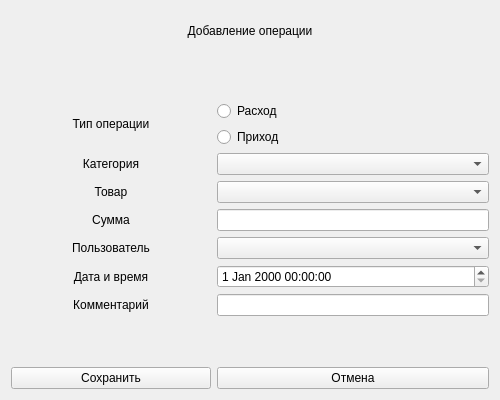
<?xml version="1.0" encoding="UTF-8"?>
<ui version="4.0">
 <class>addoperation_window</class>
 <widget class="QWidget" name="addoperation_window">
  <property name="geometry">
   <rect>
    <x>0</x>
    <y>0</y>
    <width>500</width>
    <height>400</height>
   </rect>
  </property>
  <property name="windowTitle">
   <string>Form</string>
  </property>
  <layout class="QGridLayout" name="gridLayout">
   <item row="8" column="1">
    <widget class="QComboBox" name="user_addOperation"/>
   </item>
   <item row="3" column="1">
    <widget class="QRadioButton" name="spendingOperation">
     <property name="text">
      <string>Приход</string>
     </property>
    </widget>
   </item>
   <item row="9" column="0">
    <widget class="QLabel" name="label_7">
     <property name="text">
      <string>Дата и время</string>
     </property>
     <property name="alignment">
      <set>Qt::AlignCenter</set>
     </property>
    </widget>
   </item>
   <item row="1" column="0" colspan="2">
    <widget class="QLabel" name="freespace1">
     <property name="text">
      <string/>
     </property>
    </widget>
   </item>
   <item row="6" column="0">
    <widget class="QLabel" name="label_3">
     <property name="text">
      <string>Товар</string>
     </property>
     <property name="alignment">
      <set>Qt::AlignCenter</set>
     </property>
    </widget>
   </item>
   <item row="12" column="0">
    <widget class="QPushButton" name="addOperation_Button">
     <property name="text">
      <string>Сохранить</string>
     </property>
    </widget>
   </item>
   <item row="12" column="1">
    <widget class="QPushButton" name="cancel_Button">
     <property name="text">
      <string>Отмена</string>
     </property>
    </widget>
   </item>
   <item row="11" column="0" colspan="2">
    <widget class="QLabel" name="freespace2">
     <property name="palette">
      <palette>
       <active>
        <colorrole role="WindowText">
         <brush brushstyle="SolidPattern">
          <color alpha="255">
           <red>255</red>
           <green>0</green>
           <blue>0</blue>
          </color>
         </brush>
        </colorrole>
       </active>
       <inactive>
        <colorrole role="WindowText">
         <brush brushstyle="SolidPattern">
          <color alpha="255">
           <red>255</red>
           <green>0</green>
           <blue>0</blue>
          </color>
         </brush>
        </colorrole>
       </inactive>
       <disabled>
        <colorrole role="WindowText">
         <brush brushstyle="SolidPattern">
          <color alpha="96">
           <red>164</red>
           <green>166</green>
           <blue>168</blue>
          </color>
         </brush>
        </colorrole>
       </disabled>
      </palette>
     </property>
     <property name="font">
      <font>
       <stylestrategy>PreferAntialias</stylestrategy>
      </font>
     </property>
     <property name="text">
      <string/>
     </property>
     <property name="alignment">
      <set>Qt::AlignCenter</set>
     </property>
    </widget>
   </item>
   <item row="9" column="1">
    <widget class="QDateTimeEdit" name="date_addOperation"/>
   </item>
   <item row="0" column="0" colspan="2">
    <widget class="QLabel" name="label">
     <property name="text">
      <string>Добавление операции</string>
     </property>
     <property name="alignment">
      <set>Qt::AlignCenter</set>
     </property>
    </widget>
   </item>
   <item row="2" column="0" rowspan="2">
    <widget class="QLabel" name="label_6">
     <property name="text">
      <string>Тип операции</string>
     </property>
     <property name="alignment">
      <set>Qt::AlignCenter</set>
     </property>
    </widget>
   </item>
   <item row="8" column="0">
    <widget class="QLabel" name="label_5">
     <property name="text">
      <string>Пользователь</string>
     </property>
     <property name="alignment">
      <set>Qt::AlignCenter</set>
     </property>
    </widget>
   </item>
   <item row="6" column="1">
    <widget class="QComboBox" name="product_addOperation"/>
   </item>
   <item row="2" column="1">
    <widget class="QRadioButton" name="incomeOperation">
     <property name="text">
      <string>Расход</string>
     </property>
    </widget>
   </item>
   <item row="10" column="0">
    <widget class="QLabel" name="label_8">
     <property name="text">
      <string>Комментарий</string>
     </property>
     <property name="alignment">
      <set>Qt::AlignCenter</set>
     </property>
    </widget>
   </item>
   <item row="10" column="1">
    <widget class="QLineEdit" name="comment_addOperation"/>
   </item>
   <item row="5" column="0">
    <widget class="QLabel" name="label_4">
     <property name="text">
      <string>Категория</string>
     </property>
     <property name="alignment">
      <set>Qt::AlignCenter</set>
     </property>
    </widget>
   </item>
   <item row="5" column="1">
    <widget class="QComboBox" name="category_addOperation"/>
   </item>
   <item row="7" column="0">
    <widget class="QLabel" name="label_2">
     <property name="minimumSize">
      <size>
       <width>200</width>
       <height>0</height>
      </size>
     </property>
     <property name="text">
      <string>Сумма</string>
     </property>
     <property name="alignment">
      <set>Qt::AlignCenter</set>
     </property>
     <property name="margin">
      <number>0</number>
     </property>
    </widget>
   </item>
   <item row="7" column="1">
    <widget class="QLineEdit" name="sum_addOperation">
     <property name="sizePolicy">
      <sizepolicy hsizetype="Preferred" vsizetype="Fixed">
       <horstretch>0</horstretch>
       <verstretch>0</verstretch>
      </sizepolicy>
     </property>
    </widget>
   </item>
  </layout>
 </widget>
 <resources/>
 <connections/>
</ui>
